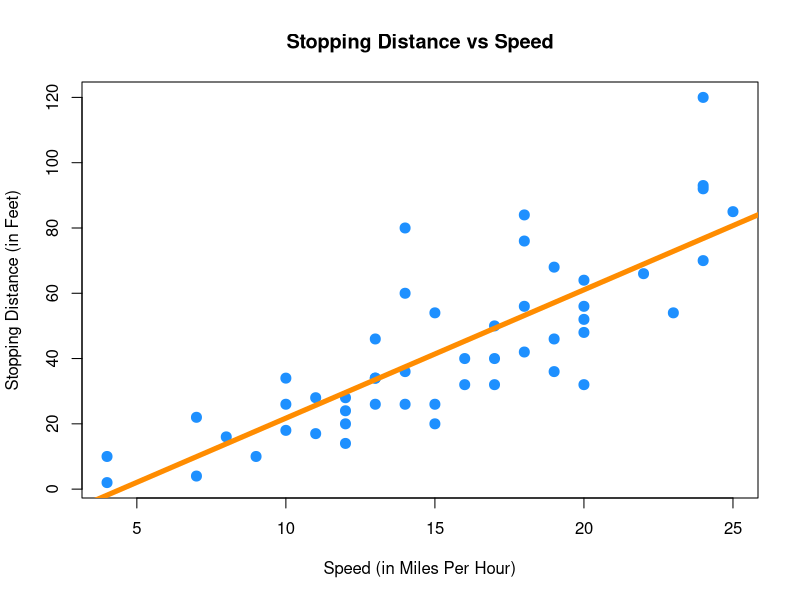
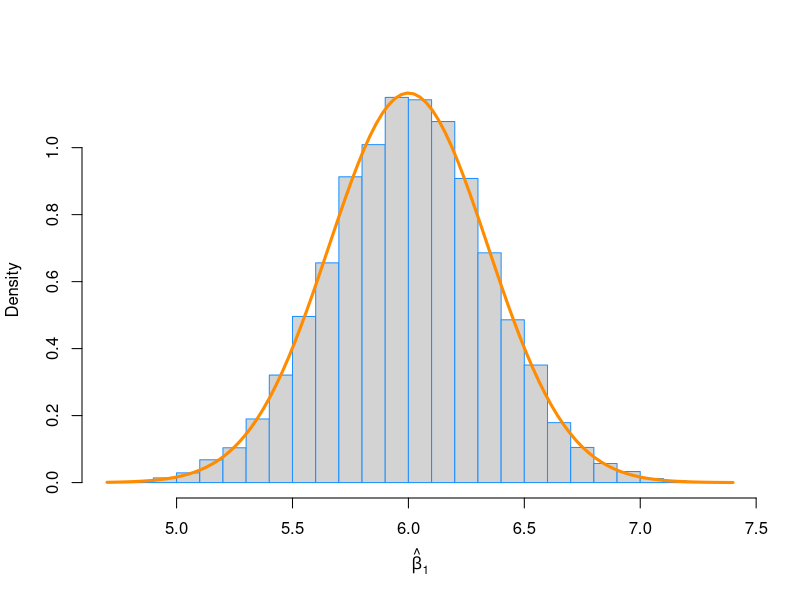
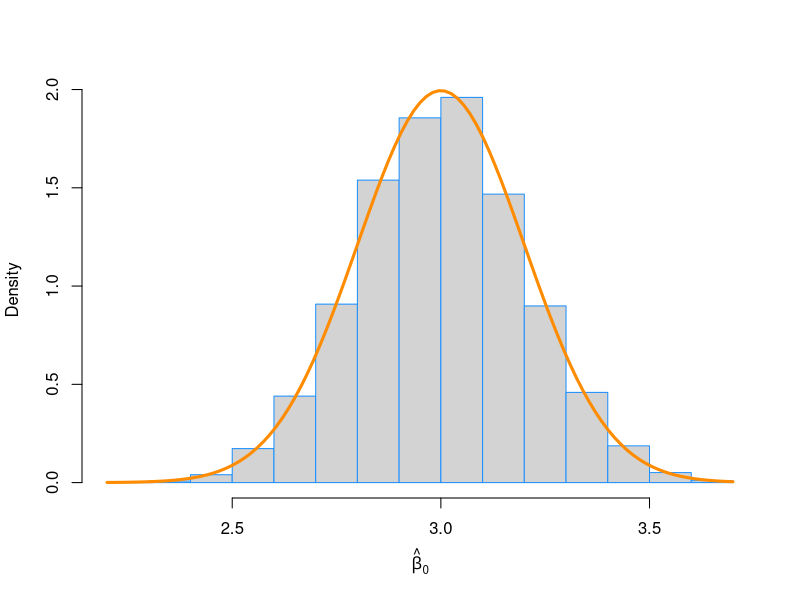
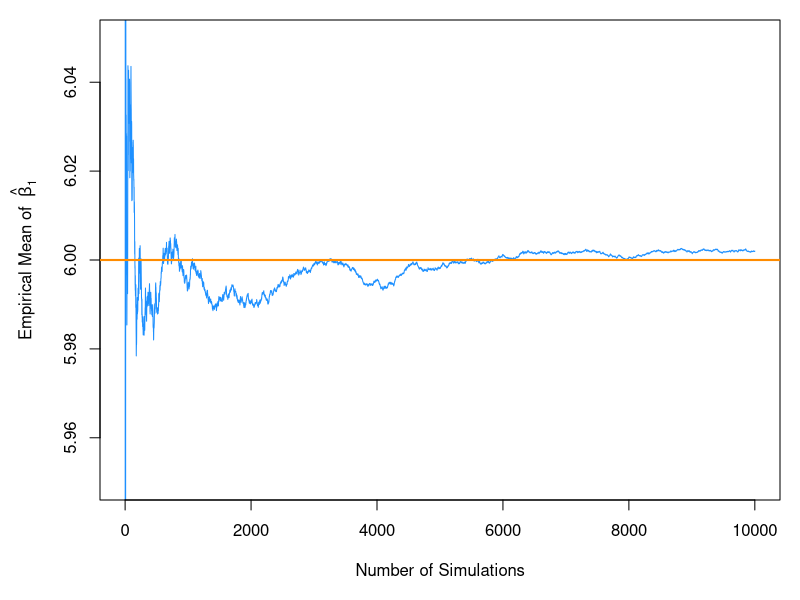
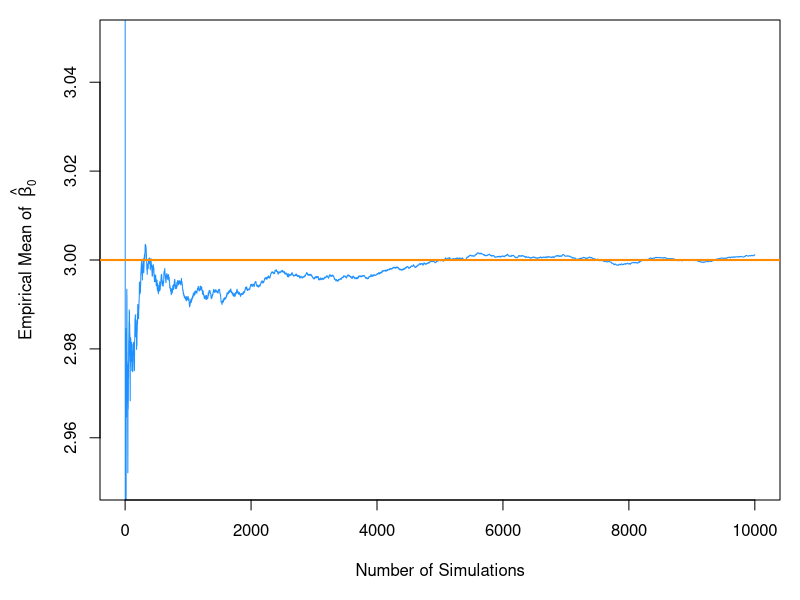
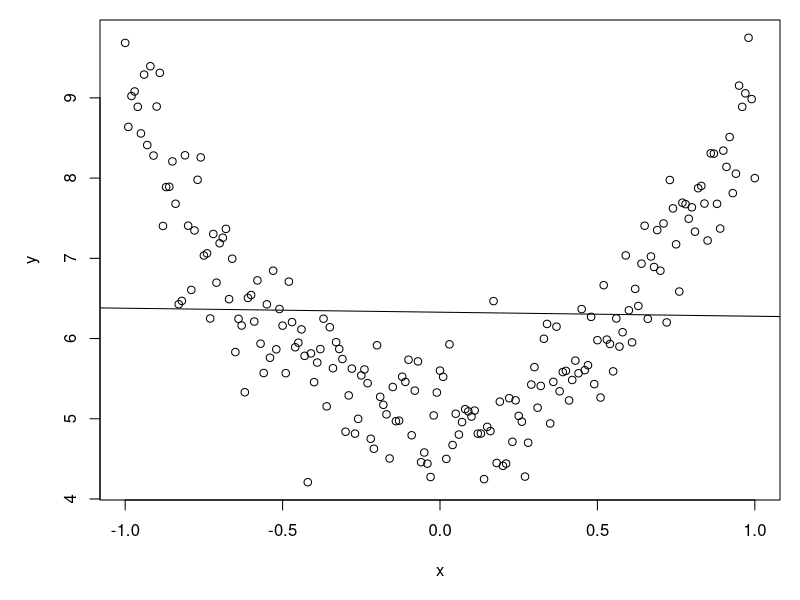
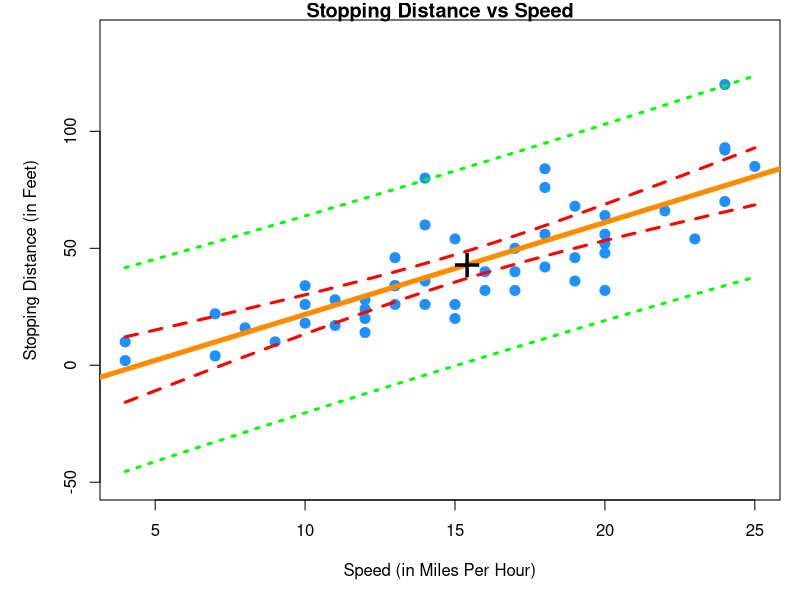

These figures' R source, in order:
## ---- chunk 1
stop_dist_model = lm(dist ~ speed, data = cars)
summary(stop_dist_model)
## ---- chunk 2
plot(dist ~ speed, data = cars,
     xlab = "Speed (in Miles Per Hour)",
     ylab = "Stopping Distance (in Feet)",
     main = "Stopping Distance vs Speed",
     pch  = 20,
     cex  = 2,
     col  = "dodgerblue")
abline(stop_dist_model, lwd = 5, col = "darkorange")
## ---- chunk 3
set.seed(42)
sample_size = 100 # this is n
x = seq(-1, 1, length = sample_size)
Sxx = sum((x - mean(x)) ^ 2)
## ---- chunk 4
beta_0 = 3
beta_1 = 6
sigma  = 2
## ---- chunk 5
(var_beta_1_hat = sigma ^ 2 / Sxx)
(var_beta_0_hat = sigma ^ 2 * (1 / sample_size + mean(x) ^ 2 / Sxx))
## ---- chunk 6
num_samples = 10000
beta_0_hats = rep(0, num_samples)
beta_1_hats = rep(0, num_samples)

for(i in 1:num_samples) {
  eps = rnorm(sample_size, mean = 0, sd = sigma)
  y   = beta_0 + beta_1 * x + eps
  
  sim_model = lm(y ~ x)
  
  beta_0_hats[i] = coef(sim_model)[1]
  beta_1_hats[i] = coef(sim_model)[2]
}
## ---- chunk 7
mean(beta_1_hats) # empirical mean
beta_1            # true mean
var(beta_1_hats)  # empirical variance
var_beta_1_hat    # true variance
## ---- chunk 8
# note need to use prob = TRUE
hist(beta_1_hats, prob = TRUE, breaks = 20, 
     xlab = expression(hat(beta)[1]), main = "", border = "dodgerblue")
curve(dnorm(x, mean = beta_1, sd = sqrt(var_beta_1_hat)), 
      col = "darkorange", add = TRUE, lwd = 3)
## ---- chunk 9
mean(beta_0_hats) # empirical mean
beta_0            # true mean
var(beta_0_hats)  # empirical variance
var_beta_0_hat    # true variance
## ---- chunk 10
hist(beta_0_hats, prob = TRUE, breaks = 20, 
     xlab = expression(hat(beta)[0]), main = "", border = "dodgerblue")
curve(dnorm(x, mean = beta_0, sd = sqrt(var_beta_0_hat)),
      col = "darkorange", add = TRUE, lwd = 3)
## ---- chunk 11
par(mar = c(5, 5, 1, 1)) # adjusted plot margins, otherwise the "hat" does not display
plot(cumsum(beta_1_hats) / (1:length(beta_1_hats)), type = "l", ylim = c(5.95, 6.05),
     xlab = "Number of Simulations",
     ylab = expression("Empirical Mean of " ~ hat(beta)[1]),
     col  = "dodgerblue")
abline(h = 6, col = "darkorange", lwd = 2)

par(mar = c(5, 5, 1, 1)) # adjusted plot margins, otherwise the "hat" does not display
plot(cumsum(beta_0_hats) / (1:length(beta_0_hats)), type = "l", ylim = c(2.95, 3.05),
     xlab = "Number of Simulations",
     ylab = expression("Empirical Mean of " ~ hat(beta)[0]),
     col  = "dodgerblue")
abline(h = 3, col = "darkorange", lwd = 2)
## ---- chunk 12
stop_dist_model = lm(dist ~ speed, data = cars)
summary(stop_dist_model)
## ---- chunk 13
names(summary(stop_dist_model))
summary(stop_dist_model)$coefficients
## ---- chunk 14
summary(stop_dist_model)$coefficients[2,]
## ---- chunk 15
summary(stop_dist_model)$coefficients[1,]
## ---- chunk 16
stop_dist_model_test_info = summary(stop_dist_model)$coefficients

beta_0_hat      = stop_dist_model_test_info[1,1] # Estimate
beta_0_hat_se   = stop_dist_model_test_info[1,2] # Std. Error
beta_0_hat_t    = stop_dist_model_test_info[1,3] # t value
beta_0_hat_pval = stop_dist_model_test_info[1,4] # Pr(>|t|)

beta_1_hat      = stop_dist_model_test_info[2,1] # Estimate
beta_1_hat_se   = stop_dist_model_test_info[2,2] # Std. Error
beta_1_hat_t    = stop_dist_model_test_info[2,3] # t value
beta_1_hat_pval = stop_dist_model_test_info[2,4] # Pr(>|t|)
## ---- chunk 17
(beta_1_hat - 0) / beta_1_hat_se
beta_1_hat_t
## ---- chunk 18
2 * pt(abs(beta_1_hat_t), df = length(resid(stop_dist_model)) - 2, lower.tail = FALSE)
beta_1_hat_pval
## ---- chunk 19
set.seed(42)
x = seq(-1, 1, 0.01)
y = 5 + 4 * x ^ 2 + rnorm(length(x), 0, 0.5)
plot(x, y)
abline(lm(y ~ x))
#summary(lm(y ~ x))$coef[2,4]
## ---- chunk 20
confint(stop_dist_model, level = 0.99)
## ---- chunk 21
new_speeds = data.frame(speed = c(5, 21))
predict(stop_dist_model, newdata = new_speeds, 
        interval = c("confidence"), level = 0.99)
## ---- chunk 22
predict(stop_dist_model, newdata = new_speeds, 
        interval = c("prediction"), level = 0.99)
## ---- chunk 23
speed_grid = seq(min(cars$speed), max(cars$speed), by = 0.01)
dist_ci_band = predict(stop_dist_model, 
                           newdata = data.frame(speed = speed_grid), 
                           interval = "confidence", level = 0.99)
dist_pi_band = predict(stop_dist_model, 
                           newdata = data.frame(speed = speed_grid), 
                           interval = "prediction", level = 0.99) 

plot(dist ~ speed, data = cars,
     xlab = "Speed (in Miles Per Hour)",
     ylab = "Stopping Distance (in Feet)",
     main = "Stopping Distance vs Speed",
     pch  = 20,
     cex  = 2,
     col  = "dodgerblue",
     ylim = c(-50, 140))
abline(stop_dist_model, lwd = 5, col = "darkorange")

lines(speed_grid, dist_ci_band[,"lwr"], col = "red", lwd = 3, lty = 2)
lines(speed_grid, dist_ci_band[,"upr"], col = "red", lwd = 3, lty = 2)
lines(speed_grid, dist_pi_band[,"lwr"], col = "green", lwd = 3, lty = 3)
lines(speed_grid, dist_pi_band[,"upr"], col = "green", lwd = 3, lty = 3)
points(mean(cars$speed), mean(cars$dist), pch = "+", cex = 3)
## ---- chunk 24
summary(stop_dist_model)
## ---- chunk 25
anova(stop_dist_model)
## ---- chunk 26
anova(lm(dist ~ 1, data = cars), lm(dist ~ speed, data = cars))
